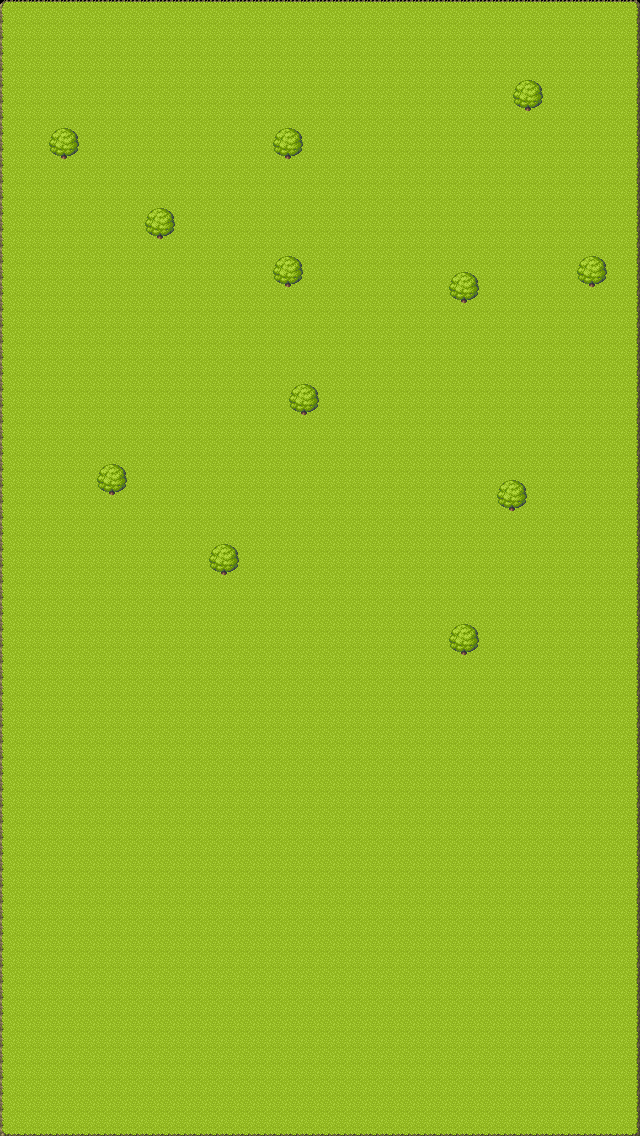

Below is a game level as drawn by its tile map, then a one-line description and the .tmx that defines it (tile-layer data replaced by summaries):
An orthogonal 40x71 tile map with 16x16 px tiles, 3 tile layers (floor, house, tree), 2 tilesets.

<map version="1.0" orientation="orthogonal" renderorder="right-down" width="40" height="71" tilewidth="16" tileheight="16" nextobjectid="1">
 <tileset firstgid="1" name="base_cliff" tilewidth="16" tileheight="16" tilecount="80">
  <image source="image/base_cliff.png" width="128" height="160" />
 </tileset>
 <tileset firstgid="81" name="base_tree" tilewidth="16" tileheight="16" tilecount="64">
  <image source="image/base_tree.png" width="128" height="128" />
 </tileset>
 <layer name="floor" width="40" height="71">
  <data>[2840 cells, 2840 non-empty, 9 distinct tile ids]</data>
 </layer>
 <layer name="house" width="40" height="71">
  <data>[2840 cells, 0 non-empty, 0 distinct tile ids]</data>
 </layer>
 <layer name="tree" width="40" height="71">
  <data>[2840 cells, 48 non-empty, 4 distinct tile ids]</data>
 </layer>
</map>